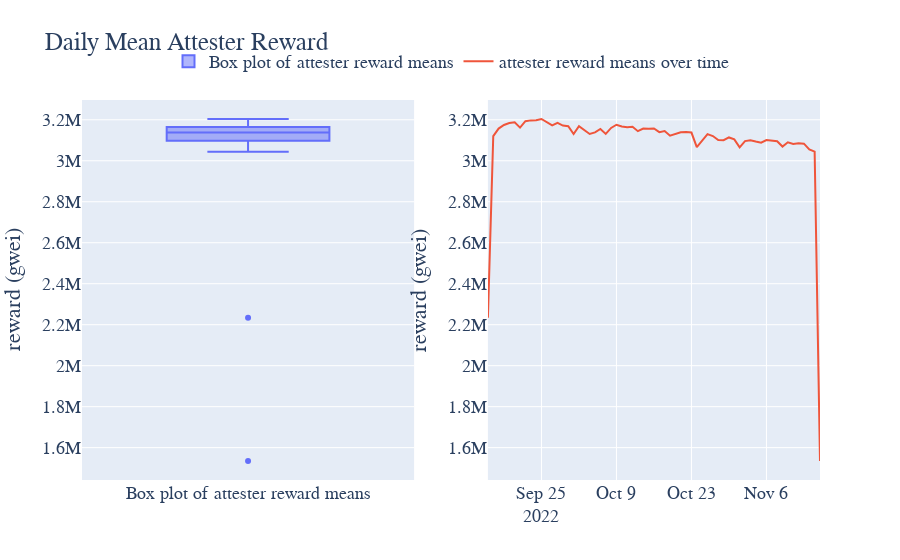

The notebook cell saved with this chart:
### Code cell
import pandas as pd
import plotly.graph_objects as go
from plotly.subplots import make_subplots

# Sample data, replace with your actual data
df = reward.copy()

# Calculate the mean of Validator_index by Date
validator_means = df.groupby('Date')['attest_sum'].mean().reset_index()

# Create a subplot layout: 2 rows and 1 column
fig = make_subplots(rows=1, cols=2, shared_xaxes=True, vertical_spacing=0.1)

# Add box plot to the top
fig.add_trace(go.Box(y=validator_means['attest_sum'], name='Box plot of attester reward means'), row=1, col=1)

# Add time series plot to the bottom
fig.add_trace(go.Scatter(x=validator_means['Date'], y=validator_means['attest_sum'], mode='lines', name='attester reward means over time'), row=1, col=2)

# Set the font to 'Courier New', title for the figure, and adjust legend position
fig.update_layout(
    font=dict(
        family="Courier New, monospace",
        size=18,
    ),
    title='Daily Mean Attester Reward',
    legend=dict(
        x=0.5,
        y=1.15,
        orientation="h",
        xanchor="center"
    )
)

# Update the y-axis label
fig.update_yaxes(title_text="reward (gwei)")

fig.show()
